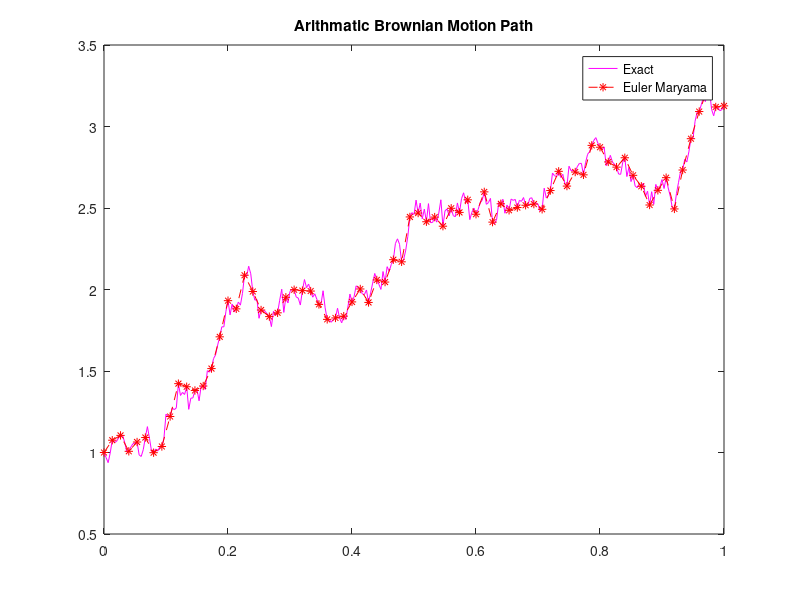

This chart was generated by the following MATLAB code:
clc 
clear all
randn('state', 100) 

T = 1;
N = 300;
dt = T/N;
dW = sqrt (dt) *randn (1,N) ; 
W = cumsum (dW);

mu = 2;
sigma = 1;
Xzero = 1;


Xtrue = Xzero+ mu* [dt:dt:T]+ sigma*W;
figure
plot ([0:dt:T], [Xzero,Xtrue],'m-') 
hold on


% Euler Mrayama
R = 4;
Dt = R*dt; % length of subinterval for Euler Marayma
L = N/R; % number of subintervals for Euler maryama

Xem = zeros (1, L); % defining an array to save Euler Marayama Value
Xtemp = Xzero;

% f(x) = mu*x and g (x) = sigma*X
for j = 1:L
    Winc = sum (dW (R* (j-1) +1:R*j)) ; % BM increment dw (j) =W(j) -W(j-1)
    Xtemp = Xtemp+ mu*Dt+ sigma*Winc;
    Xem (j) = Xtemp;
end

plot ([0:Dt:T], [Xzero, Xem], 'r--*') % remember X (0) =1=Xzero
hold off
title ('Arithmatic Brownian Motion Path')
legend ('Exact', 'Euler Maryama')

error = abs (Xem (end) -Xtrue (end) ); % finding error at t=1
fprintf ('at t = %2.1f error is = %5.6f\n', T, error)